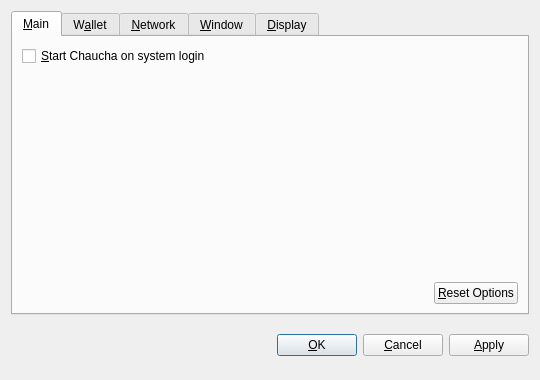
<?xml version="1.0" encoding="UTF-8"?>
<ui version="4.0">
 <class>OptionsDialog</class>
 <widget class="QDialog" name="OptionsDialog">
  <property name="geometry">
   <rect>
    <x>0</x>
    <y>0</y>
    <width>540</width>
    <height>380</height>
   </rect>
  </property>
  <property name="windowTitle">
   <string>Options</string>
  </property>
  <property name="modal">
   <bool>true</bool>
  </property>
  <layout class="QVBoxLayout" name="verticalLayout">
   <item>
    <widget class="QTabWidget" name="tabWidget">
     <property name="tabPosition">
      <enum>QTabWidget::North</enum>
     </property>
     <property name="currentIndex">
      <number>0</number>
     </property>
     <widget class="QWidget" name="tabMain">
      <attribute name="title">
       <string>&amp;Main</string>
      </attribute>
      <layout class="QVBoxLayout" name="verticalLayout_Main">
       <item>
        <widget class="QCheckBox" name="bitcoinAtStartup">
         <property name="toolTip">
          <string>Automatically start Chaucha after logging in to the system.</string>
         </property>
         <property name="text">
          <string>&amp;Start Chaucha on system login</string>
         </property>
        </widget>
       </item>
       <item>
        <spacer name="verticalSpacer_Main">
         <property name="orientation">
          <enum>Qt::Vertical</enum>
         </property>
         <property name="sizeHint" stdset="0">
          <size>
           <width>20</width>
           <height>40</height>
          </size>
         </property>
        </spacer>
       </item>
       <item>
        <layout class="QHBoxLayout" name="horizontalLayout_2_Main">
         <item>
          <spacer name="horizontalSpacer_2_Main">
           <property name="orientation">
            <enum>Qt::Horizontal</enum>
           </property>
           <property name="sizeHint" stdset="0">
            <size>
             <width>40</width>
             <height>20</height>
            </size>
           </property>
          </spacer>
         </item>
         <item>
          <widget class="QPushButton" name="resetButton">
           <property name="toolTip">
            <string>Reset all client options to default.</string>
           </property>
           <property name="text">
            <string>&amp;Reset Options</string>
           </property>
           <property name="autoDefault">
            <bool>false</bool>
           </property>
          </widget>
         </item>
        </layout>
       </item>
      </layout>
     </widget>
     <widget class="QWidget" name="tabWallet">
      <attribute name="title">
       <string>W&amp;allet</string>
      </attribute>
      <layout class="QVBoxLayout" name="verticalLayout_Network">
       <item>
        <widget class="QLabel" name="transactionFeeInfoLabel">
         <property name="text">
          <string>Optional transaction fee per kB that helps make sure your transactions are processed quickly. Most transactions are 1 kB.</string>
         </property>
         <property name="textFormat">
          <enum>Qt::PlainText</enum>
         </property>
         <property name="wordWrap">
          <bool>true</bool>
         </property>
        </widget>
       </item>
       <item>
        <layout class="QHBoxLayout" name="horizontalLayout_1_Main">
         <item>
          <widget class="QLabel" name="transactionFeeLabel">
           <property name="text">
            <string>Pay transaction &amp;fee</string>
           </property>
           <property name="textFormat">
            <enum>Qt::PlainText</enum>
           </property>
           <property name="buddy">
            <cstring>transactionFee</cstring>
           </property>
          </widget>
         </item>
         <item>
          <widget class="BitcoinAmountField" name="transactionFee"/>
         </item>
         <item>
          <spacer name="horizontalSpacer_1_Main">
           <property name="orientation">
            <enum>Qt::Horizontal</enum>
           </property>
           <property name="sizeHint" stdset="0">
            <size>
             <width>40</width>
             <height>20</height>
            </size>
           </property>
          </spacer>
         </item>
        </layout>
       </item>
       <item>
        <widget class="QLabel" name="label">
         <property name="text">
          <string>If you disable the spending of unconfirmed change, the change from a transaction cannot be used until that transaction has at least one confirmation. This also affects how your balance is computed.</string>
         </property>
         <property name="wordWrap">
          <bool>true</bool>
         </property>
        </widget>
       </item>
       <item>
        <widget class="QCheckBox" name="spendZeroConfChange">
         <property name="text">
          <string>Spend unconfirmed change  (experts only)</string>
         </property>
        </widget>
       </item>
       <item>
        <spacer name="verticalSpacer">
         <property name="orientation">
          <enum>Qt::Vertical</enum>
         </property>
         <property name="sizeHint" stdset="0">
          <size>
           <width>20</width>
           <height>40</height>
          </size>
         </property>
        </spacer>
       </item>
      </layout>
     </widget>
     <widget class="QWidget" name="tabNetwork">
      <attribute name="title">
       <string>&amp;Network</string>
      </attribute>
      <layout class="QVBoxLayout" name="verticalLayout_Network">
       <item>
        <widget class="QCheckBox" name="mapPortUpnp">
         <property name="toolTip">
          <string>Automatically open the Chaucha client port on the router. This only works when your router supports UPnP and it is enabled.</string>
         </property>
         <property name="text">
          <string>Map port using &amp;UPnP</string>
         </property>
        </widget>
       </item>
       <item>
        <widget class="QCheckBox" name="connectSocks">
         <property name="toolTip">
          <string>Connect to the Chaucha network through a SOCKS proxy (e.g. when connecting through Tor).</string>
         </property>
         <property name="text">
          <string>&amp;Connect through SOCKS proxy:</string>
         </property>
        </widget>
       </item>
       <item>
        <layout class="QHBoxLayout" name="horizontalLayout_Network">
         <item>
          <widget class="QLabel" name="proxyIpLabel">
           <property name="text">
            <string>Proxy &amp;IP:</string>
           </property>
           <property name="textFormat">
            <enum>Qt::PlainText</enum>
           </property>
           <property name="buddy">
            <cstring>proxyIp</cstring>
           </property>
          </widget>
         </item>
         <item>
          <widget class="QValidatedLineEdit" name="proxyIp">
           <property name="maximumSize">
            <size>
             <width>140</width>
             <height>16777215</height>
            </size>
           </property>
           <property name="toolTip">
            <string>IP address of the proxy (e.g. 127.0.0.1)</string>
           </property>
          </widget>
         </item>
         <item>
          <widget class="QLabel" name="proxyPortLabel">
           <property name="text">
            <string>&amp;Port:</string>
           </property>
           <property name="textFormat">
            <enum>Qt::PlainText</enum>
           </property>
           <property name="buddy">
            <cstring>proxyPort</cstring>
           </property>
          </widget>
         </item>
         <item>
          <widget class="QLineEdit" name="proxyPort">
           <property name="maximumSize">
            <size>
             <width>55</width>
             <height>16777215</height>
            </size>
           </property>
           <property name="toolTip">
            <string>Port of the proxy (e.g. 9050)</string>
           </property>
          </widget>
         </item>
         <item>
          <widget class="QLabel" name="socksVersionLabel">
           <property name="text">
            <string>SOCKS &amp;Version:</string>
           </property>
           <property name="textFormat">
            <enum>Qt::PlainText</enum>
           </property>
           <property name="buddy">
            <cstring>socksVersion</cstring>
           </property>
          </widget>
         </item>
         <item>
          <widget class="QValueComboBox" name="socksVersion">
           <property name="toolTip">
            <string>SOCKS version of the proxy (e.g. 5)</string>
           </property>
          </widget>
         </item>
         <item>
          <spacer name="horizontalSpacer_Network">
           <property name="orientation">
            <enum>Qt::Horizontal</enum>
           </property>
           <property name="sizeHint" stdset="0">
            <size>
             <width>40</width>
             <height>20</height>
            </size>
           </property>
          </spacer>
         </item>
        </layout>
       </item>
       <item>
        <spacer name="verticalSpacer_Network">
         <property name="orientation">
          <enum>Qt::Vertical</enum>
         </property>
         <property name="sizeHint" stdset="0">
          <size>
           <width>20</width>
           <height>40</height>
          </size>
         </property>
        </spacer>
       </item>
      </layout>
     </widget>
     <widget class="QWidget" name="tabWindow">
      <attribute name="title">
       <string>&amp;Window</string>
      </attribute>
      <layout class="QVBoxLayout" name="verticalLayout_Window">
       <item>
        <widget class="QCheckBox" name="minimizeToTray">
         <property name="toolTip">
          <string>Show only a tray icon after minimizing the window.</string>
         </property>
         <property name="text">
          <string>&amp;Minimize to the tray instead of the taskbar</string>
         </property>
        </widget>
       </item>
       <item>
        <widget class="QCheckBox" name="minimizeOnClose">
         <property name="toolTip">
          <string>Minimize instead of exit the application when the window is closed. When this option is enabled, the application will be closed only after selecting Quit in the menu.</string>
         </property>
         <property name="text">
          <string>M&amp;inimize on close</string>
         </property>
        </widget>
       </item>
       <item>
        <spacer name="verticalSpacer_Window">
         <property name="orientation">
          <enum>Qt::Vertical</enum>
         </property>
         <property name="sizeHint" stdset="0">
          <size>
           <width>20</width>
           <height>40</height>
          </size>
         </property>
        </spacer>
       </item>
      </layout>
     </widget>
     <widget class="QWidget" name="tabDisplay">
      <attribute name="title">
       <string>&amp;Display</string>
      </attribute>
      <layout class="QVBoxLayout" name="verticalLayout_Display">
       <item>
        <layout class="QHBoxLayout" name="horizontalLayout_1_Display">
         <item>
          <widget class="QLabel" name="langLabel">
           <property name="text">
            <string>User Interface &amp;language:</string>
           </property>
           <property name="textFormat">
            <enum>Qt::PlainText</enum>
           </property>
           <property name="buddy">
            <cstring>lang</cstring>
           </property>
          </widget>
         </item>
         <item>
          <widget class="QValueComboBox" name="lang">
           <property name="toolTip">
            <string>The user interface language can be set here. This setting will take effect after restarting Chaucha.</string>
           </property>
          </widget>
         </item>
        </layout>
       </item>
       <item>
        <layout class="QHBoxLayout" name="horizontalLayout_2_Display">
         <item>
          <widget class="QLabel" name="unitLabel">
           <property name="text">
            <string>&amp;Unit to show amounts in:</string>
           </property>
           <property name="textFormat">
            <enum>Qt::PlainText</enum>
           </property>
           <property name="buddy">
            <cstring>unit</cstring>
           </property>
          </widget>
         </item>
         <item>
          <widget class="QValueComboBox" name="unit">
           <property name="toolTip">
            <string>Choose the default subdivision unit to show in the interface and when sending coins.</string>
           </property>
          </widget>
         </item>
        </layout>
       </item>
       <item>
        <widget class="QCheckBox" name="displayAddresses">
         <property name="toolTip">
          <string>Whether to show Chaucha addresses in the transaction list or not.</string>
         </property>
         <property name="text">
          <string>&amp;Display addresses in transaction list</string>
         </property>
        </widget>
       </item>
       <item>
        <widget class="QCheckBox" name="coinControlFeatures">
         <property name="toolTip">
          <string>Whether to show coin control features or not.</string>
         </property>
         <property name="text">
          <string>Display coin &amp;control features (experts only!)</string>
         </property>
        </widget>
       </item>
       <item>
        <spacer name="verticalSpacer_Display">
         <property name="orientation">
          <enum>Qt::Vertical</enum>
         </property>
         <property name="sizeHint" stdset="0">
          <size>
           <width>20</width>
           <height>40</height>
          </size>
         </property>
        </spacer>
       </item>
      </layout>
     </widget>
    </widget>
   </item>
   <item>
    <layout class="QHBoxLayout" name="horizontalLayout_Buttons">
     <item>
      <spacer name="horizontalSpacer_1">
       <property name="orientation">
        <enum>Qt::Horizontal</enum>
       </property>
       <property name="sizeHint" stdset="0">
        <size>
         <width>40</width>
         <height>48</height>
        </size>
       </property>
      </spacer>
     </item>
     <item>
      <widget class="QLabel" name="statusLabel">
       <property name="font">
        <font>
         <weight>75</weight>
         <bold>true</bold>
        </font>
       </property>
       <property name="text">
        <string/>
       </property>
       <property name="textFormat">
        <enum>Qt::PlainText</enum>
       </property>
       <property name="wordWrap">
        <bool>true</bool>
       </property>
      </widget>
     </item>
     <item>
      <spacer name="horizontalSpacer_2">
       <property name="orientation">
        <enum>Qt::Horizontal</enum>
       </property>
       <property name="sizeHint" stdset="0">
        <size>
         <width>40</width>
         <height>48</height>
        </size>
       </property>
      </spacer>
     </item>
     <item>
      <widget class="QPushButton" name="okButton">
       <property name="text">
        <string>&amp;OK</string>
       </property>
      </widget>
     </item>
     <item>
      <widget class="QPushButton" name="cancelButton">
       <property name="text">
        <string>&amp;Cancel</string>
       </property>
       <property name="autoDefault">
        <bool>false</bool>
       </property>
      </widget>
     </item>
     <item>
      <widget class="QPushButton" name="applyButton">
       <property name="text">
        <string>&amp;Apply</string>
       </property>
       <property name="autoDefault">
        <bool>false</bool>
       </property>
      </widget>
     </item>
    </layout>
   </item>
  </layout>
 </widget>
 <customwidgets>
  <customwidget>
   <class>BitcoinAmountField</class>
   <extends>QSpinBox</extends>
   <header>bitcoinamountfield.h</header>
  </customwidget>
  <customwidget>
   <class>QValueComboBox</class>
   <extends>QComboBox</extends>
   <header>qvaluecombobox.h</header>
  </customwidget>
  <customwidget>
   <class>QValidatedLineEdit</class>
   <extends>QLineEdit</extends>
   <header>qvalidatedlineedit.h</header>
  </customwidget>
 </customwidgets>
 <resources/>
 <connections/>
</ui>
